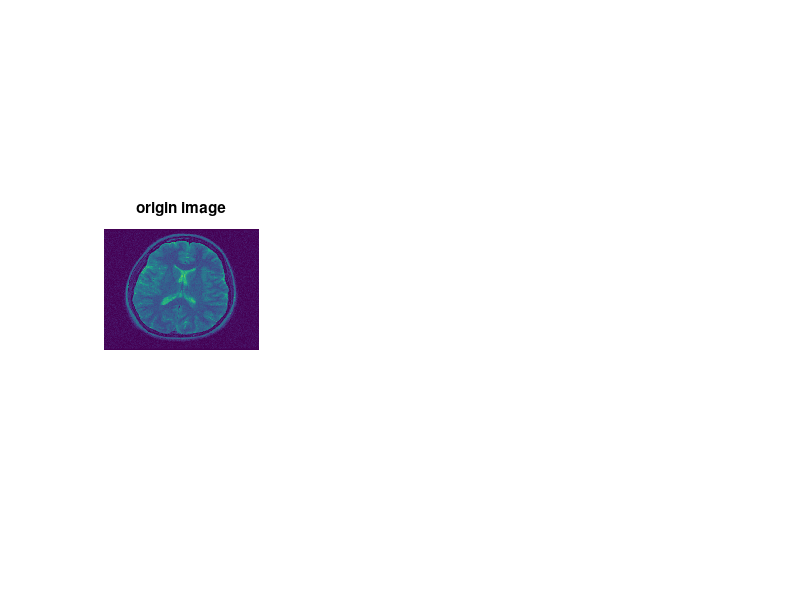

MATLAB code to generate this figure: (Note: this script raises an error after producing the figure.)
close all;

load image;
thetas = [0.05:0.05:0.2];
% pi/20 -- 0.0401
% pi/30 -- 0.0614
% pi/40 -- 0.0804
% pi/50 -- 0.1014
% pi/60 -- 0.1199
% pi/70 -- 0.1404
% pi/80 -- 0.1587
% pi/90 -- 0.1783
% pi/100 -- 0.1962
% pi/110 -- 0.2148
rotation_angles = [pi/30 pi/50 pi/80 pi/110];
wavelet_level = 5;
filter_type = 'db1';

for i = 1:length(thetas)
    
    theta = thetas(i);
    rotation_angle = rotation_angles(i);
    
    figure,
    subplot(3,3,4);
    imagesc(abs(im));
    title('origin image');
    axis off;
    
    sample_method = 'bernoulli';
    im_rec = resconstruction(im, theta, rotation_angle, sample_method, wavelet_level, filter_type);
    subplot(3,3,2);
    imagesc(abs(im_rec));
    title('bernoulli sampling');
    axis off;
    subplot(3,3,3);
    imagesc(abs(im_rec-im));
    title('difference');
    axis off;
    
    
    sample_method = 'variable_density';
    im_rec = resconstruction(im, theta, rotation_angle, sample_method, wavelet_level, filter_type);
    subplot(3,3,5);
    imagesc(abs(im_rec));
    title('variable density');
    axis off;
    subplot(3,3,6);
    imagesc(abs(im_rec-im));
    title('difference');
    axis off;
    
    sample_method = 'radial';
    im_rec = resconstruction(im, theta, rotation_angle, sample_method, wavelet_level, filter_type);
    subplot(3,3,8);
    imagesc(abs(im_rec));
    title('radial');
    axis off;
    subplot(3,3,9);
    imagesc(abs(im_rec-im));
    title('difference');
    axis off;
    
    % saveas(gcf, ['./compare/theta_' num2str(theta) '.png'], 'png');
    
end
